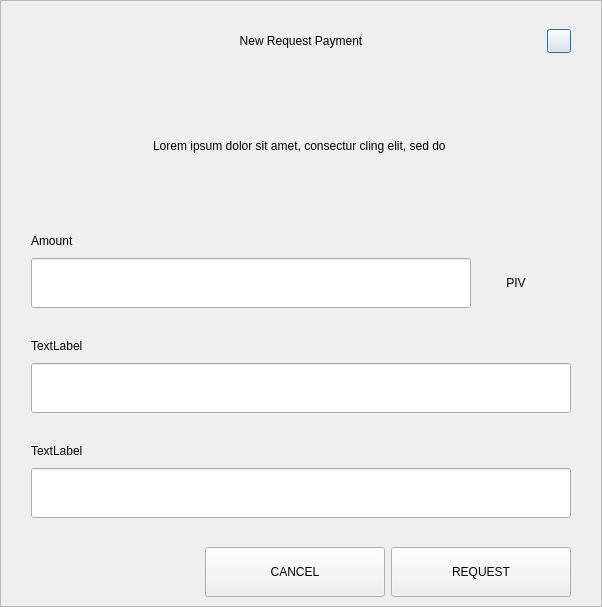
<?xml version="1.0" encoding="UTF-8"?>
<ui version="4.0">
 <class>RequestDialog</class>
 <widget class="QDialog" name="RequestDialog">
  <property name="geometry">
   <rect>
    <x>0</x>
    <y>0</y>
    <width>602</width>
    <height>607</height>
   </rect>
  </property>
  <property name="windowTitle">
   <string>Dialog</string>
  </property>
  <layout class="QVBoxLayout" name="verticalLayout_5">
   <property name="spacing">
    <number>0</number>
   </property>
   <property name="leftMargin">
    <number>0</number>
   </property>
   <property name="topMargin">
    <number>0</number>
   </property>
   <property name="rightMargin">
    <number>0</number>
   </property>
   <property name="bottomMargin">
    <number>0</number>
   </property>
   <item>
    <widget class="QFrame" name="frame">
     <property name="styleSheet">
      <string notr="true"/>
     </property>
     <property name="frameShape">
      <enum>QFrame::StyledPanel</enum>
     </property>
     <property name="frameShadow">
      <enum>QFrame::Raised</enum>
     </property>
     <layout class="QVBoxLayout" name="verticalLayout_4" stretch="1,0,0">
      <property name="spacing">
       <number>0</number>
      </property>
      <property name="leftMargin">
       <number>30</number>
      </property>
      <property name="topMargin">
       <number>20</number>
      </property>
      <property name="rightMargin">
       <number>30</number>
      </property>
      <property name="bottomMargin">
       <number>0</number>
      </property>
      <item>
       <layout class="QHBoxLayout" name="horizontalLayout_3">
        <property name="spacing">
         <number>0</number>
        </property>
        <item>
         <spacer name="horizontalSpacer_21">
          <property name="orientation">
           <enum>Qt::Horizontal</enum>
          </property>
          <property name="sizeHint" stdset="0">
           <size>
            <width>40</width>
            <height>20</height>
           </size>
          </property>
         </spacer>
        </item>
        <item>
         <widget class="QLabel" name="labelTitle">
          <property name="minimumSize">
           <size>
            <width>0</width>
            <height>40</height>
           </size>
          </property>
          <property name="maximumSize">
           <size>
            <width>16777215</width>
            <height>40</height>
           </size>
          </property>
          <property name="styleSheet">
           <string notr="true">padding-left:24px;</string>
          </property>
          <property name="text">
           <string>New Request Payment</string>
          </property>
          <property name="alignment">
           <set>Qt::AlignCenter</set>
          </property>
          <property name="margin">
           <number>7</number>
          </property>
         </widget>
        </item>
        <item>
         <spacer name="horizontalSpacer">
          <property name="orientation">
           <enum>Qt::Horizontal</enum>
          </property>
          <property name="sizeHint" stdset="0">
           <size>
            <width>40</width>
            <height>20</height>
           </size>
          </property>
         </spacer>
        </item>
        <item>
         <widget class="QPushButton" name="btnEsc">
          <property name="minimumSize">
           <size>
            <width>24</width>
            <height>24</height>
           </size>
          </property>
          <property name="maximumSize">
           <size>
            <width>24</width>
            <height>24</height>
           </size>
          </property>
          <property name="text">
           <string/>
          </property>
         </widget>
        </item>
       </layout>
      </item>
      <item>
       <widget class="QStackedWidget" name="stack">
        <property name="minimumSize">
         <size>
          <width>540</width>
          <height>0</height>
         </size>
        </property>
        <property name="maximumSize">
         <size>
          <width>540</width>
          <height>16777215</height>
         </size>
        </property>
        <property name="currentIndex">
         <number>0</number>
        </property>
        <widget class="QWidget" name="page_1">
         <property name="minimumSize">
          <size>
           <width>540</width>
           <height>0</height>
          </size>
         </property>
         <property name="maximumSize">
          <size>
           <width>540</width>
           <height>16777215</height>
          </size>
         </property>
         <layout class="QVBoxLayout" name="layout1">
          <property name="spacing">
           <number>0</number>
          </property>
          <property name="leftMargin">
           <number>0</number>
          </property>
          <property name="topMargin">
           <number>0</number>
          </property>
          <property name="rightMargin">
           <number>0</number>
          </property>
          <property name="bottomMargin">
           <number>0</number>
          </property>
          <item>
           <spacer name="verticalSpacer_21">
            <property name="orientation">
             <enum>Qt::Vertical</enum>
            </property>
            <property name="sizeType">
             <enum>QSizePolicy::Fixed</enum>
            </property>
            <property name="sizeHint" stdset="0">
             <size>
              <width>20</width>
              <height>30</height>
             </size>
            </property>
           </spacer>
          </item>
          <item alignment="Qt::AlignHCenter">
           <widget class="QLabel" name="labelMessage">
            <property name="minimumSize">
             <size>
              <width>400</width>
              <height>50</height>
             </size>
            </property>
            <property name="text">
             <string>Lorem ipsum dolor sit amet, consectur cling elit, sed do </string>
            </property>
            <property name="alignment">
             <set>Qt::AlignCenter</set>
            </property>
            <property name="wordWrap">
             <bool>true</bool>
            </property>
           </widget>
          </item>
          <item alignment="Qt::AlignBottom">
           <widget class="QWidget" name="containerAmount" native="true">
            <layout class="QVBoxLayout" name="verticalLayout">
             <property name="spacing">
              <number>9</number>
             </property>
             <property name="leftMargin">
              <number>0</number>
             </property>
             <property name="topMargin">
              <number>0</number>
             </property>
             <property name="rightMargin">
              <number>0</number>
             </property>
             <property name="bottomMargin">
              <number>0</number>
             </property>
             <item>
              <widget class="QLabel" name="labelSubtitleAmount">
               <property name="minimumSize">
                <size>
                 <width>350</width>
                 <height>16</height>
                </size>
               </property>
               <property name="maximumSize">
                <size>
                 <width>16777215</width>
                 <height>16</height>
                </size>
               </property>
               <property name="text">
                <string>Amount</string>
               </property>
              </widget>
             </item>
             <item alignment="Qt::AlignTop">
              <widget class="QWidget" name="layoutAmount" native="true">
               <layout class="QHBoxLayout" name="horizontalLayout" stretch="2,0">
                <property name="spacing">
                 <number>0</number>
                </property>
                <property name="leftMargin">
                 <number>0</number>
                </property>
                <property name="topMargin">
                 <number>0</number>
                </property>
                <property name="rightMargin">
                 <number>0</number>
                </property>
                <property name="bottomMargin">
                 <number>0</number>
                </property>
                <item>
                 <widget class="QLineEdit" name="lineEditAmount">
                  <property name="minimumSize">
                   <size>
                    <width>0</width>
                    <height>50</height>
                   </size>
                  </property>
                  <property name="maximumSize">
                   <size>
                    <width>16777215</width>
                    <height>50</height>
                   </size>
                  </property>
                 </widget>
                </item>
                <item>
                 <widget class="QWidget" name="comboContainer" native="true">
                  <property name="minimumSize">
                   <size>
                    <width>100</width>
                    <height>50</height>
                   </size>
                  </property>
                  <property name="maximumSize">
                   <size>
                    <width>16777215</width>
                    <height>50</height>
                   </size>
                  </property>
                  <layout class="QHBoxLayout" name="horizontalLayout_31">
                   <property name="spacing">
                    <number>0</number>
                   </property>
                   <property name="leftMargin">
                    <number>0</number>
                   </property>
                   <property name="topMargin">
                    <number>0</number>
                   </property>
                   <property name="rightMargin">
                    <number>10</number>
                   </property>
                   <property name="bottomMargin">
                    <number>0</number>
                   </property>
                   <item>
                    <widget class="QLabel" name="comboBoxCoin">
                     <property name="text">
                      <string>PIV</string>
                     </property>
                     <property name="alignment">
                      <set>Qt::AlignCenter</set>
                     </property>
                    </widget>
                   </item>
                  </layout>
                 </widget>
                </item>
               </layout>
              </widget>
             </item>
            </layout>
           </widget>
          </item>
          <item>
           <spacer name="verticalSpacer_31">
            <property name="orientation">
             <enum>Qt::Vertical</enum>
            </property>
            <property name="sizeType">
             <enum>QSizePolicy::Fixed</enum>
            </property>
            <property name="sizeHint" stdset="0">
             <size>
              <width>20</width>
              <height>30</height>
             </size>
            </property>
           </spacer>
          </item>
          <item>
           <layout class="QVBoxLayout" name="verticalLayoutLabel">
            <property name="spacing">
             <number>9</number>
            </property>
            <item>
             <widget class="QLabel" name="labelSubtitleLabel">
              <property name="minimumSize">
               <size>
                <width>0</width>
                <height>16</height>
               </size>
              </property>
              <property name="maximumSize">
               <size>
                <width>16777215</width>
                <height>16</height>
               </size>
              </property>
              <property name="text">
               <string>TextLabel</string>
              </property>
             </widget>
            </item>
            <item>
             <widget class="QLineEdit" name="lineEditLabel">
              <property name="minimumSize">
               <size>
                <width>0</width>
                <height>50</height>
               </size>
              </property>
              <property name="maximumSize">
               <size>
                <width>16777215</width>
                <height>50</height>
               </size>
              </property>
             </widget>
            </item>
           </layout>
          </item>
          <item>
           <spacer name="verticalSpacer_34">
            <property name="orientation">
             <enum>Qt::Vertical</enum>
            </property>
            <property name="sizeType">
             <enum>QSizePolicy::Fixed</enum>
            </property>
            <property name="sizeHint" stdset="0">
             <size>
              <width>20</width>
              <height>30</height>
             </size>
            </property>
           </spacer>
          </item>
          <item>
           <layout class="QVBoxLayout" name="verticalLayoutDescription">
            <property name="spacing">
             <number>9</number>
            </property>
            <item>
             <widget class="QLabel" name="labelSubtitleDescription">
              <property name="minimumSize">
               <size>
                <width>0</width>
                <height>16</height>
               </size>
              </property>
              <property name="maximumSize">
               <size>
                <width>16777215</width>
                <height>16</height>
               </size>
              </property>
              <property name="text">
               <string>TextLabel</string>
              </property>
             </widget>
            </item>
            <item>
             <widget class="QLineEdit" name="lineEditDescription">
              <property name="minimumSize">
               <size>
                <width>0</width>
                <height>50</height>
               </size>
              </property>
              <property name="maximumSize">
               <size>
                <width>16777215</width>
                <height>50</height>
               </size>
              </property>
             </widget>
            </item>
            <item>
             <spacer name="verticalSpacer_4">
              <property name="orientation">
               <enum>Qt::Vertical</enum>
              </property>
              <property name="sizeType">
               <enum>QSizePolicy::Fixed</enum>
              </property>
              <property name="sizeHint" stdset="0">
               <size>
                <width>20</width>
                <height>20</height>
               </size>
              </property>
             </spacer>
            </item>
           </layout>
          </item>
         </layout>
        </widget>
        <widget class="QWidget" name="page_2">
         <layout class="QVBoxLayout" name="layout2">
          <item>
           <spacer name="verticalSpacer_5">
            <property name="orientation">
             <enum>Qt::Vertical</enum>
            </property>
            <property name="sizeType">
             <enum>QSizePolicy::Fixed</enum>
            </property>
            <property name="sizeHint" stdset="0">
             <size>
              <width>20</width>
              <height>50</height>
             </size>
            </property>
           </spacer>
          </item>
          <item alignment="Qt::AlignHCenter">
           <widget class="QLabel" name="labelQrImg">
            <property name="minimumSize">
             <size>
              <width>260</width>
              <height>260</height>
             </size>
            </property>
            <property name="maximumSize">
             <size>
              <width>260</width>
              <height>260</height>
             </size>
            </property>
            <property name="text">
             <string/>
            </property>
            <property name="alignment">
             <set>Qt::AlignCenter</set>
            </property>
           </widget>
          </item>
          <item>
           <spacer name="verticalSpacer_2">
            <property name="orientation">
             <enum>Qt::Vertical</enum>
            </property>
            <property name="sizeType">
             <enum>QSizePolicy::Fixed</enum>
            </property>
            <property name="sizeHint" stdset="0">
             <size>
              <width>20</width>
              <height>30</height>
             </size>
            </property>
           </spacer>
          </item>
          <item alignment="Qt::AlignHCenter">
           <widget class="QLabel" name="labelAddress">
            <property name="text">
             <string>abFTSi7CCTkgLWD4prWu3arZizeCgGTppc </string>
            </property>
           </widget>
          </item>
          <item>
           <spacer name="verticalSpacer_32">
            <property name="orientation">
             <enum>Qt::Vertical</enum>
            </property>
            <property name="sizeType">
             <enum>QSizePolicy::Expanding</enum>
            </property>
            <property name="sizeHint" stdset="0">
             <size>
              <width>20</width>
              <height>20</height>
             </size>
            </property>
           </spacer>
          </item>
          <item>
           <layout class="QHBoxLayout" name="horizontal">
            <property name="leftMargin">
             <number>20</number>
            </property>
            <property name="rightMargin">
             <number>20</number>
            </property>
            <property name="bottomMargin">
             <number>20</number>
            </property>
            <item>
             <spacer name="horizontalSpacer_4">
              <property name="orientation">
               <enum>Qt::Horizontal</enum>
              </property>
              <property name="sizeHint" stdset="0">
               <size>
                <width>40</width>
                <height>20</height>
               </size>
              </property>
             </spacer>
            </item>
            <item>
             <widget class="QPushButton" name="btnCopyAddress">
              <property name="minimumSize">
               <size>
                <width>180</width>
                <height>50</height>
               </size>
              </property>
              <property name="text">
               <string>COPY ADDRESS</string>
              </property>
             </widget>
            </item>
            <item>
             <widget class="QPushButton" name="btnCopyUrl">
              <property name="minimumSize">
               <size>
                <width>180</width>
                <height>50</height>
               </size>
              </property>
              <property name="text">
               <string>COPY URL</string>
              </property>
             </widget>
            </item>
            <item>
             <spacer name="horizontalSpacer_2">
              <property name="orientation">
               <enum>Qt::Horizontal</enum>
              </property>
              <property name="sizeHint" stdset="0">
               <size>
                <width>40</width>
                <height>20</height>
               </size>
              </property>
             </spacer>
            </item>
           </layout>
          </item>
         </layout>
        </widget>
       </widget>
      </item>
      <item>
       <widget class="QWidget" name="buttonsStack" native="true">
        <layout class="QHBoxLayout" name="horizontalLayout_5">
         <property name="leftMargin">
          <number>20</number>
         </property>
         <property name="rightMargin">
          <number>0</number>
         </property>
         <item>
          <spacer name="horizontalSpacer_41">
           <property name="orientation">
            <enum>Qt::Horizontal</enum>
           </property>
           <property name="sizeHint" stdset="0">
            <size>
             <width>40</width>
             <height>20</height>
            </size>
           </property>
          </spacer>
         </item>
         <item>
          <widget class="QPushButton" name="btnCancel">
           <property name="minimumSize">
            <size>
             <width>180</width>
             <height>50</height>
            </size>
           </property>
           <property name="text">
            <string>CANCEL</string>
           </property>
          </widget>
         </item>
         <item>
          <widget class="QPushButton" name="btnSave">
           <property name="minimumSize">
            <size>
             <width>180</width>
             <height>50</height>
            </size>
           </property>
           <property name="text">
            <string>REQUEST</string>
           </property>
          </widget>
         </item>
        </layout>
       </widget>
      </item>
     </layout>
    </widget>
   </item>
  </layout>
 </widget>
 <resources/>
 <connections/>
</ui>
